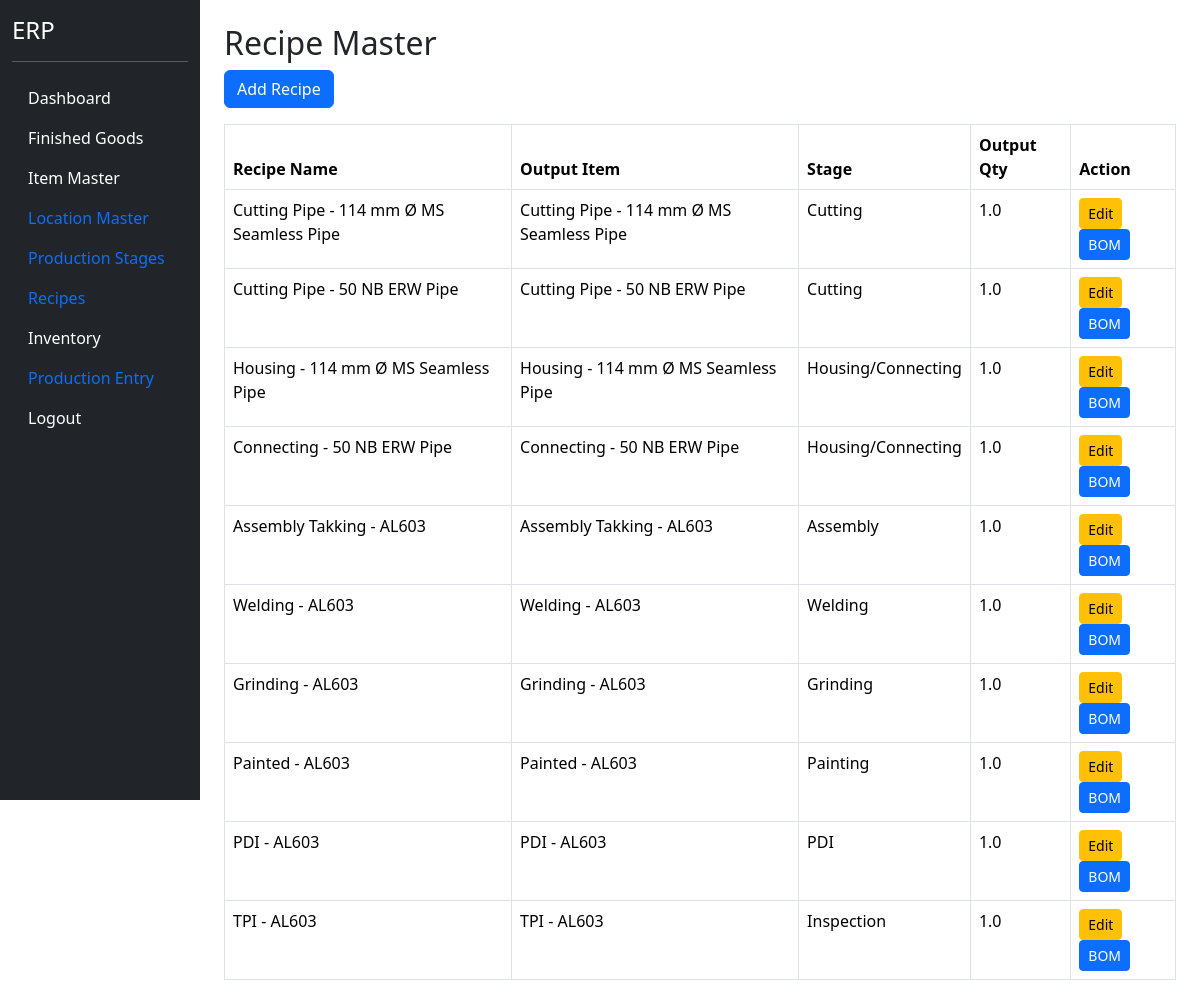
Before: /recipes (signed in) with the older database file.
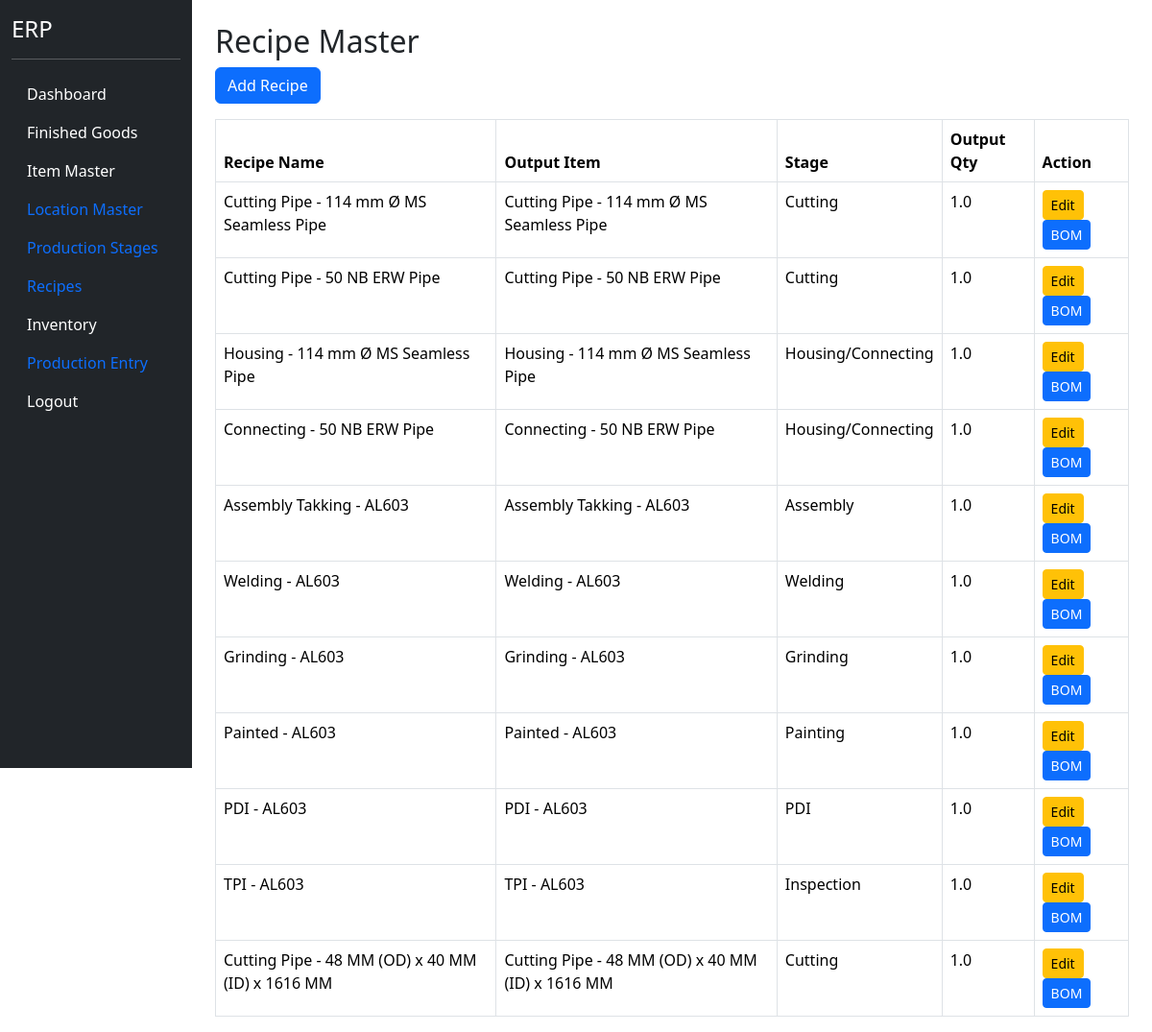
After: the same page with the newer database file.
### models.py (models this page shows)
class RecipeHeader(db.Model):
    __tablename__ = "recipe_header"
    id = db.Column(
        db.Integer,
        primary_key=True
    )
    output_item_id = db.Column(
        db.Integer,
        db.ForeignKey("item_master.id"),
        nullable=False
    )
    output_qty = db.Column(
        db.Float,
        nullable=False,
        default=1
    )
    recipe_name = db.Column(
        db.String(200)
    )
    production_stage_id = db.Column(
        db.Integer,
        db.ForeignKey(
            "production_stage_master.id"
        )
    )
    active = db.Column(
        db.Boolean,
        default=True
    )
    output_item = db.relationship(
        "ItemMaster"
    )
    production_stage = db.relationship(
        "ProductionStageMaster"
    )
    inputs = db.relationship(
    "RecipeInput",
    backref="recipe",
    cascade="all, delete-orphan"
    )
    byproducts = db.relationship(
    "RecipeByProduct",
    backref="recipe",
    cascade="all, delete-orphan"
    )

class ItemMaster(db.Model):
    __tablename__ = "item_master"
    id = db.Column(db.Integer, primary_key=True)
    item_code = db.Column(
        db.String(50),
        unique=True,
        nullable=False
    )
    item_name = db.Column(
        db.String(255),
        nullable=False
    )
    item_type = db.Column(
        db.String(50),
        nullable=False
    )
    production_stage = db.Column(
    db.String(100)
    )
    production_stage_id = db.Column(
    db.Integer,
    db.ForeignKey(
        "production_stage_master.id"
    ),
    nullable=True
    )
    production_stage_rel = db.relationship(
    "ProductionStageMaster"
    )
    unit = db.Column(
        db.String(20),
        nullable=False
    )
    finished_good_id = db.Column(
    db.Integer,
    db.ForeignKey("finished_goods.id"),
    nullable=True
    )
    active = db.Column(
        db.Boolean,
        default=True
    )

class ProductionStageMaster(db.Model):
    __tablename__ = "production_stage_master"
    id = db.Column(
        db.Integer,
        primary_key=True
    )
    stage_no = db.Column(
        db.Integer,
        nullable=False
    )
    stage_name = db.Column(
        db.String(100),
        nullable=False
    )
    active = db.Column(
        db.Boolean,
        default=True
    )

### blueprints/masters/routes.py (the view)
@masters_bp.route("/recipes")
@login_required
def recipes():
    recipe_list = RecipeHeader.query.all()
    return render_template(
        "recipes.html",
        recipe_list=recipe_list
    )

### app.py (called while the page is built)
@login_manager.user_loader
def load_user(user_id):
    return User.query.get(int(user_id))

### templates/recipes.html
{% extends "base.html" %}
{% block content %}
<div class="container mt-4">
    <h2>Recipe Master</h2>
    <a href="/recipes/add"
       class="btn btn-primary mb-3">
        Add Recipe
    </a>
    <table class="table table-bordered">
        <thead>
            <tr>
                <th>Recipe Name</th>
                <th>Output Item</th>
                <th>Stage</th>
                <th>Output Qty</th>
                <th>Action</th>
            </tr>
        </thead>
        <tbody>
            {% for recipe in recipe_list %}
            <tr>
                <td>
                    {{ recipe.recipe_name }}
                </td>
                <td>
                    {{ recipe.output_item.item_name }}
                </td>
                <td>
                    {% if recipe.production_stage %}
                        {{ recipe.production_stage.stage_name }}
                    {% endif %}
                </td>
                <td>
                    {{ recipe.output_qty }}
                </td>
                <td>
                    <a href="/recipes/edit/{{ recipe.id }}"
                       class="btn btn-warning btn-sm">
                        Edit
                    </a>
                    <a href="/recipes/details/{{ recipe.id }}"
                        class="btn btn-primary btn-sm">
                        BOM
                    </a>
                </td>
            </tr>
            {% endfor %}
        </tbody>
    </table>
</div>
{% endblock %}

Changed rows visible on the page:
added RecipeHeader: recipe_name "Cutting Pipe - 48 MM (OD) x 40 MM (ID) x 1616 MM", output_item.item_name "Cutting Pipe - 48 MM (OD) x 40 MM (ID) x 1616 MM", production_stage.stage_name "Cutting", output_qty "1.0"
